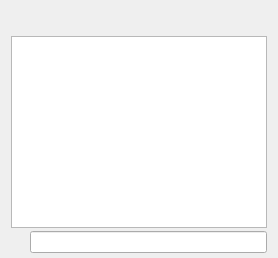
     <widget class="QWidget" name="tab_console">
      <attribute name="title">
       <string>&amp;Console</string>
      </attribute>
      <layout class="QVBoxLayout" name="verticalLayout_3">
       <property name="spacing">
        <number>3</number>
       </property>
       <property name="bottomMargin">
        <number>5</number>
       </property>
       <item>
        <layout class="QHBoxLayout" name="horizontalLayout">
         <property name="spacing">
          <number>4</number>
         </property>
         <item>
          <spacer name="horizontalSpacer">
           <property name="orientation">
            <enum>Qt::Horizontal</enum>
           </property>
           <property name="sizeHint" stdset="0">
            <size>
             <width>40</width>
             <height>20</height>
            </size>
           </property>
          </spacer>
         </item>
         <item>
          <widget class="QPushButton" name="fontSmallerButton">
           <property name="maximumSize">
            <size>
             <width>24</width>
             <height>24</height>
            </size>
           </property>
           <property name="text">
            <string/>
           </property>
           <property name="toolTip">
            <string>Decrease font size</string>
           </property>
           <property name="icon">
            <iconset resource="../crimson.qrc">
             <normaloff>:/icons/fontsmaller</normaloff>:/icons/fontsmaller</iconset>
           </property>
           <property name="iconSize">
            <size>
             <width>24</width>
             <height>16</height>
            </size>
           </property>
           <property name="autoDefault">
            <bool>false</bool>
           </property>
           <property name="flat">
            <bool>true</bool>
           </property>
          </widget>
         </item>
         <item>
          <widget class="QPushButton" name="fontBiggerButton">
           <property name="maximumSize">
            <size>
             <width>24</width>
             <height>24</height>
            </size>
           </property>
           <property name="toolTip">
            <string>Increase font size</string>
           </property>
           <property name="text">
            <string/>
           </property>
           <property name="icon">
            <iconset resource="../crimson.qrc">
             <normaloff>:/icons/fontbigger</normaloff>:/icons/fontbigger</iconset>
           </property>
           <property name="iconSize">
            <size>
             <width>24</width>
             <height>16</height>
            </size>
           </property>
           <property name="autoDefault">
            <bool>false</bool>
           </property>
           <property name="flat">
            <bool>true</bool>
           </property>
          </widget>
         </item>
         <item>
          <widget class="QPushButton" name="clearButton">
           <property name="maximumSize">
            <size>
             <width>24</width>
             <height>24</height>
            </size>
           </property>
           <property name="toolTip">
            <string>Clear console</string>
           </property>
           <property name="layoutDirection">
            <enum>Qt::LeftToRight</enum>
           </property>
           <property name="text">
            <string/>
           </property>
           <property name="icon">
            <iconset resource="../crimson.qrc">
             <normaloff>:/icons/remove</normaloff>:/icons/remove</iconset>
           </property>
           <property name="shortcut">
            <string notr="true">Ctrl+L</string>
           </property>
           <property name="autoDefault">
            <bool>false</bool>
           </property>
           <property name="flat">
            <bool>true</bool>
           </property>
          </widget>
         </item>
        </layout>
       </item>
       <item>
        <widget class="QTextEdit" name="messagesWidget">
         <property name="minimumSize">
          <size>
           <width>0</width>
           <height>100</height>
          </size>
         </property>
         <property name="readOnly">
          <bool>true</bool>
         </property>
         <property name="tabKeyNavigation" stdset="0">
          <bool>false</bool>
         </property>
         <property name="columnCount" stdset="0">
          <number>2</number>
         </property>
        </widget>
       </item>
       <item>
        <layout class="QHBoxLayout" name="horizontalLayoutPrompt">
         <property name="spacing">
          <number>3</number>
         </property>
         <item>
          <widget class="QPushButton" name="promptIcon">
           <property name="enabled">
            <bool>false</bool>
           </property>
           <property name="maximumSize">
            <size>
             <width>16</width>
             <height>24</height>
            </size>
           </property>
           <property name="text">
            <string/>
           </property>
           <property name="icon">
            <iconset resource="../crimson.qrc">
             <normaloff>:/icons/prompticon</normaloff>
             <disabledoff>:/icons/prompticon</disabledoff>:/icons/prompticon</iconset>
           </property>
           <property name="iconSize">
            <size>
             <width>14</width>
             <height>14</height>
            </size>
           </property>
           <property name="autoDefault">
            <bool>false</bool>
           </property>
           <property name="flat">
            <bool>true</bool>
           </property>
          </widget>
         </item>
         <item>
          <widget class="QLineEdit" name="lineEdit">
           <property name="placeholderText">
            <string/>
           </property>
          </widget>
         </item>
        </layout>
       </item>
      </layout>
     </widget>
